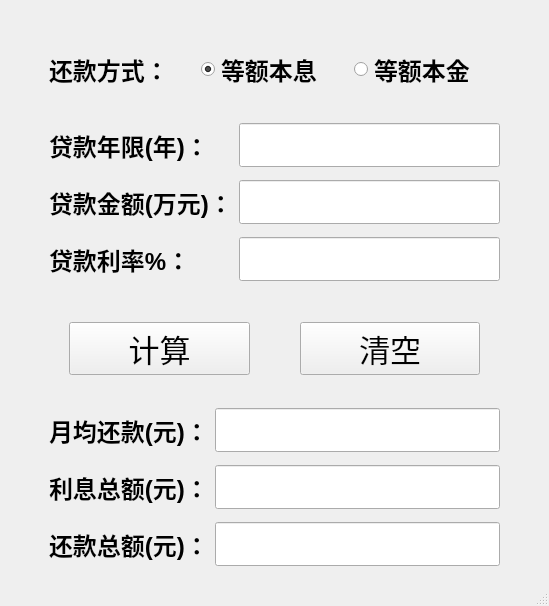
<?xml version="1.0" encoding="UTF-8"?>
<ui version="4.0">
 <class>Mortgage</class>
 <widget class="QMainWindow" name="Mortgage">
  <property name="geometry">
   <rect>
    <x>0</x>
    <y>0</y>
    <width>549</width>
    <height>606</height>
   </rect>
  </property>
  <property name="windowTitle">
   <string>贷款计算</string>
  </property>
  <widget class="QWidget" name="centralwidget">
   <layout class="QVBoxLayout" name="verticalLayout">
    <item>
     <layout class="QHBoxLayout" name="horizontalLayout">
      <property name="sizeConstraint">
       <enum>QLayout::SetFixedSize</enum>
      </property>
      <property name="leftMargin">
       <number>40</number>
      </property>
      <property name="topMargin">
       <number>40</number>
      </property>
      <property name="rightMargin">
       <number>40</number>
      </property>
      <property name="bottomMargin">
       <number>20</number>
      </property>
      <item>
       <widget class="QLabel" name="label_4">
        <property name="font">
         <font>
          <pointsize>18</pointsize>
          <weight>75</weight>
          <bold>true</bold>
         </font>
        </property>
        <property name="text">
         <string>还款方式：</string>
        </property>
       </widget>
      </item>
      <item>
       <widget class="QRadioButton" name="radioButton">
        <property name="font">
         <font>
          <pointsize>18</pointsize>
          <weight>75</weight>
          <bold>true</bold>
         </font>
        </property>
        <property name="text">
         <string>等额本息</string>
        </property>
        <property name="checked">
         <bool>true</bool>
        </property>
       </widget>
      </item>
      <item>
       <widget class="QRadioButton" name="radioButton_2">
        <property name="font">
         <font>
          <pointsize>18</pointsize>
          <weight>75</weight>
          <bold>true</bold>
         </font>
        </property>
        <property name="text">
         <string>等额本金</string>
        </property>
       </widget>
      </item>
     </layout>
    </item>
    <item>
     <layout class="QFormLayout" name="formLayout">
      <property name="leftMargin">
       <number>40</number>
      </property>
      <property name="rightMargin">
       <number>40</number>
      </property>
      <item row="0" column="0">
       <widget class="QLabel" name="label">
        <property name="sizePolicy">
         <sizepolicy hsizetype="Preferred" vsizetype="Expanding">
          <horstretch>0</horstretch>
          <verstretch>0</verstretch>
         </sizepolicy>
        </property>
        <property name="font">
         <font>
          <pointsize>18</pointsize>
          <weight>75</weight>
          <bold>true</bold>
         </font>
        </property>
        <property name="text">
         <string>贷款年限(年)：</string>
        </property>
       </widget>
      </item>
      <item row="1" column="0">
       <widget class="QLabel" name="label_2">
        <property name="font">
         <font>
          <pointsize>18</pointsize>
          <weight>75</weight>
          <bold>true</bold>
         </font>
        </property>
        <property name="text">
         <string>贷款金额(万元)：</string>
        </property>
       </widget>
      </item>
      <item row="2" column="0">
       <widget class="QLabel" name="label_3">
        <property name="font">
         <font>
          <pointsize>18</pointsize>
          <weight>75</weight>
          <bold>true</bold>
         </font>
        </property>
        <property name="text">
         <string>贷款利率%：</string>
        </property>
       </widget>
      </item>
      <item row="0" column="1">
       <widget class="QLineEdit" name="lineEdit_1">
        <property name="font">
         <font>
          <pointsize>24</pointsize>
         </font>
        </property>
       </widget>
      </item>
      <item row="1" column="1">
       <widget class="QLineEdit" name="lineEdit_2">
        <property name="font">
         <font>
          <pointsize>24</pointsize>
         </font>
        </property>
       </widget>
      </item>
      <item row="2" column="1">
       <widget class="QLineEdit" name="lineEdit_3">
        <property name="font">
         <font>
          <pointsize>24</pointsize>
         </font>
        </property>
       </widget>
      </item>
     </layout>
    </item>
    <item>
     <layout class="QHBoxLayout" name="horizontalLayout_2">
      <property name="spacing">
       <number>50</number>
      </property>
      <property name="sizeConstraint">
       <enum>QLayout::SetFixedSize</enum>
      </property>
      <property name="leftMargin">
       <number>60</number>
      </property>
      <property name="topMargin">
       <number>25</number>
      </property>
      <property name="rightMargin">
       <number>60</number>
      </property>
      <property name="bottomMargin">
       <number>20</number>
      </property>
      <item>
       <widget class="QPushButton" name="pushButton_2">
        <property name="font">
         <font>
          <pointsize>23</pointsize>
         </font>
        </property>
        <property name="text">
         <string>计算</string>
        </property>
       </widget>
      </item>
      <item>
       <widget class="QPushButton" name="pushButton">
        <property name="font">
         <font>
          <pointsize>23</pointsize>
         </font>
        </property>
        <property name="text">
         <string>清空</string>
        </property>
       </widget>
      </item>
     </layout>
    </item>
    <item>
     <layout class="QFormLayout" name="formLayout_4">
      <property name="leftMargin">
       <number>40</number>
      </property>
      <property name="rightMargin">
       <number>40</number>
      </property>
      <item row="0" column="0">
       <widget class="QLabel" name="label_5">
        <property name="sizePolicy">
         <sizepolicy hsizetype="Preferred" vsizetype="Expanding">
          <horstretch>0</horstretch>
          <verstretch>0</verstretch>
         </sizepolicy>
        </property>
        <property name="font">
         <font>
          <pointsize>18</pointsize>
          <weight>75</weight>
          <bold>true</bold>
         </font>
        </property>
        <property name="text">
         <string>月均还款(元)：</string>
        </property>
       </widget>
      </item>
      <item row="1" column="0">
       <widget class="QLabel" name="label_6">
        <property name="font">
         <font>
          <pointsize>18</pointsize>
          <weight>75</weight>
          <bold>true</bold>
         </font>
        </property>
        <property name="text">
         <string>利息总额(元)：</string>
        </property>
       </widget>
      </item>
      <item row="2" column="0">
       <widget class="QLabel" name="label_7">
        <property name="font">
         <font>
          <pointsize>18</pointsize>
          <weight>75</weight>
          <bold>true</bold>
         </font>
        </property>
        <property name="text">
         <string>还款总额(元)：</string>
        </property>
       </widget>
      </item>
      <item row="0" column="1">
       <widget class="QLineEdit" name="lineEdit_4">
        <property name="font">
         <font>
          <pointsize>24</pointsize>
         </font>
        </property>
        <property name="readOnly">
         <bool>true</bool>
        </property>
       </widget>
      </item>
      <item row="1" column="1">
       <widget class="QLineEdit" name="lineEdit_5">
        <property name="font">
         <font>
          <pointsize>24</pointsize>
         </font>
        </property>
        <property name="readOnly">
         <bool>true</bool>
        </property>
       </widget>
      </item>
      <item row="2" column="1">
       <widget class="QLineEdit" name="lineEdit_6">
        <property name="font">
         <font>
          <pointsize>24</pointsize>
         </font>
        </property>
        <property name="readOnly">
         <bool>true</bool>
        </property>
       </widget>
      </item>
     </layout>
    </item>
   </layout>
  </widget>
  <widget class="QMenuBar" name="menubar">
   <property name="geometry">
    <rect>
     <x>0</x>
     <y>0</y>
     <width>549</width>
     <height>22</height>
    </rect>
   </property>
  </widget>
  <widget class="QStatusBar" name="statusbar"/>
 </widget>
 <resources/>
 <connections>
  <connection>
   <sender>pushButton</sender>
   <signal>clicked()</signal>
   <receiver>lineEdit_1</receiver>
   <slot>clear()</slot>
   <hints>
    <hint type="sourcelabel">
     <x>328</x>
     <y>359</y>
    </hint>
    <hint type="destinationlabel">
     <x>339</x>
     <y>169</y>
    </hint>
   </hints>
  </connection>
  <connection>
   <sender>pushButton</sender>
   <signal>clicked()</signal>
   <receiver>lineEdit_2</receiver>
   <slot>clear()</slot>
   <hints>
    <hint type="sourcelabel">
     <x>414</x>
     <y>343</y>
    </hint>
    <hint type="destinationlabel">
     <x>389</x>
     <y>220</y>
    </hint>
   </hints>
  </connection>
  <connection>
   <sender>pushButton</sender>
   <signal>clicked()</signal>
   <receiver>lineEdit_3</receiver>
   <slot>clear()</slot>
   <hints>
    <hint type="sourcelabel">
     <x>415</x>
     <y>352</y>
    </hint>
    <hint type="destinationlabel">
     <x>425</x>
     <y>268</y>
    </hint>
   </hints>
  </connection>
  <connection>
   <sender>pushButton</sender>
   <signal>clicked()</signal>
   <receiver>lineEdit_4</receiver>
   <slot>clear()</slot>
   <hints>
    <hint type="sourcelabel">
     <x>311</x>
     <y>353</y>
    </hint>
    <hint type="destinationlabel">
     <x>280</x>
     <y>436</y>
    </hint>
   </hints>
  </connection>
  <connection>
   <sender>pushButton</sender>
   <signal>clicked()</signal>
   <receiver>lineEdit_5</receiver>
   <slot>clear()</slot>
   <hints>
    <hint type="sourcelabel">
     <x>311</x>
     <y>365</y>
    </hint>
    <hint type="destinationlabel">
     <x>310</x>
     <y>491</y>
    </hint>
   </hints>
  </connection>
  <connection>
   <sender>pushButton</sender>
   <signal>clicked()</signal>
   <receiver>lineEdit_6</receiver>
   <slot>clear()</slot>
   <hints>
    <hint type="sourcelabel">
     <x>449</x>
     <y>351</y>
    </hint>
    <hint type="destinationlabel">
     <x>388</x>
     <y>548</y>
    </hint>
   </hints>
  </connection>
 </connections>
</ui>
